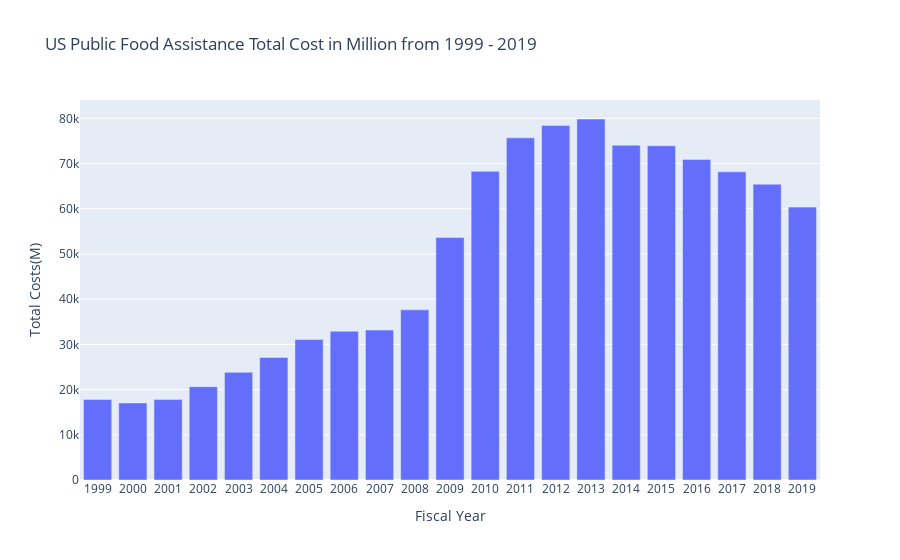

Notebook code for this chart:
### Code cell
px.bar(data_frame=df, x=df.index, y='Total Costs(M)', title='US Public Food Assistance Total Cost in Million from 1999 - 2019')

### Figure 1 — Plotly figure (JSON) as saved in the notebook; plotly's stock layout.template omitted (floating-point values rounded to 4 significant figures)
{"data": [{"alignmentgroup": "True", "hovertemplate": "Fiscal Year=%{x}<br>Total Costs(M)=%{y}<extra></extra>", "legendgroup": "", "marker": {"color": "#636efa", "pattern": {"shape": ""}}, "name": "", "offsetgroup": "", "orientation": "v", "showlegend": false, "textposition": "auto", "type": "bar", "x": ["1999", "2000", "2001", "2002", "2003", "2004", "2005", "2006", "2007", "2008", "2009", "2010", "2011", "2012", "2013", "2014", "2015", "2016", "2017", "2018", "2019"], "xaxis": "x", "y": [17820.0, 17050.0, 17790.0, 20640.0, 23820.0, 27100.0, 31070.0, 32900.0, 33170.0, 37640.0, 53620.0, 68280.0, 75690.0, 78410.0, 79860.0, 74060.0, 73950.0, 70910.0, 68170.0, 65450.0, 60370.0], "yaxis": "y"}], "layout": {"barmode": "relative", "legend": {"tracegroupgap": 0}, "title": {"text": "US Public Food Assistance Total Cost in Million from 1999 - 2019"}, "xaxis": {"anchor": "y", "domain": [0, 1], "title": {"text": "Fiscal Year"}}, "yaxis": {"anchor": "x", "domain": [0, 1], "title": {"text": "Total Costs(M)"}}}}
